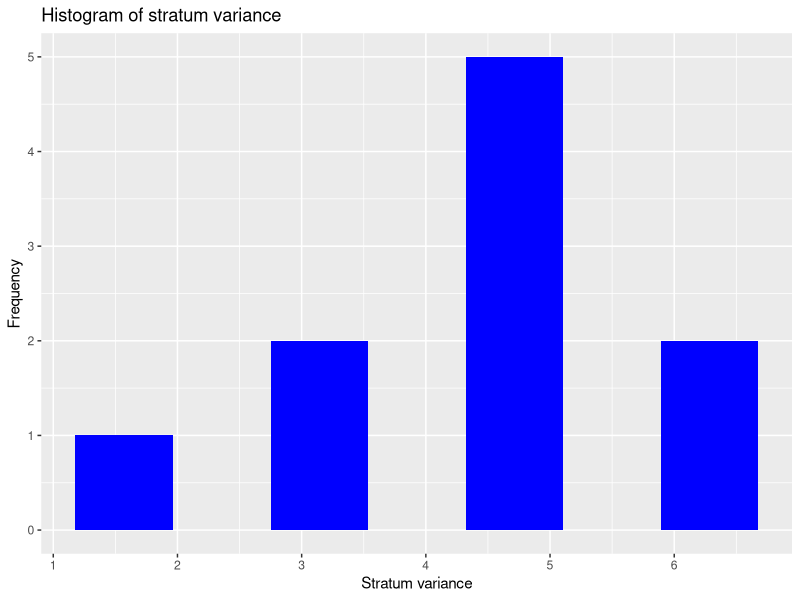
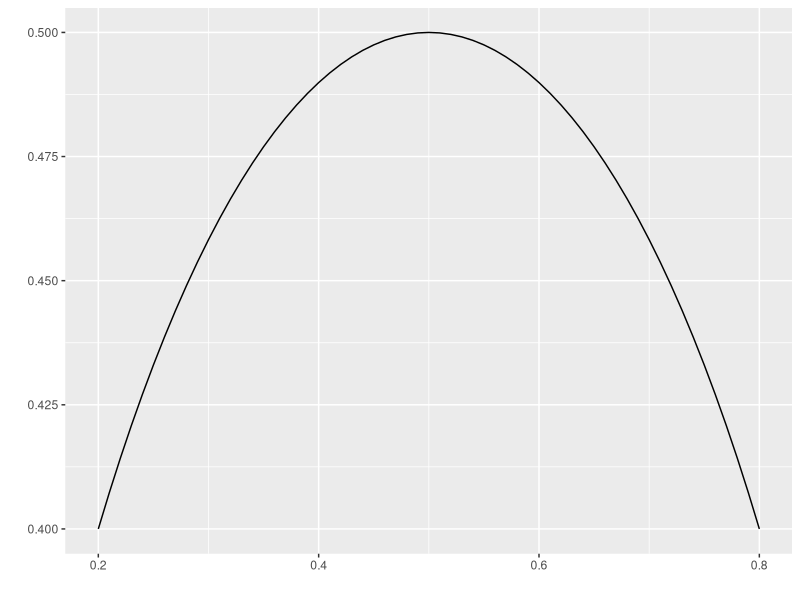

Recreate these plots in R, in order. (Note: this script raises an error after producing the figures.)
## ---- chunk 1
knitr::opts_chunk$set(echo = FALSE)
## ---- chunk 2
# install packages
if(!require('dslabs')){install.packages('dslabs')}
if(!require('tidyverse')){install.packages('tidyverse', dependencies = TRUE)}
if(!require('ggrepel')){install.packages('ggrepel')}
if(!require('matrixStats')){install.packages('matrixStats')}

# load libraries
library(dslabs)
library(tidyverse)
library(ggrepel)
library(matrixStats)

set.seed(145616516)
S.sq = rgamma(n = 10, 10,2)
df = data.frame(S.sq)
denom = sum(S.sq^2)
numer = sum((S.sq - mean(S.sq))^2)
## ---- chunk 3
df %>%  ggplot(aes(S.sq)) +
  geom_histogram(bins = 7, fill = "blue") +
  xlab("Stratum variance") +
  ylab("Frequency") +
  ggtitle("Histogram of stratum variance")
## ---- chunk 4
x1 = seq(0.2,0.8,0.01)
y1 = sqrt(x1*(1-x1))
tdf2 = data.frame(x1=x1,y1=y1)
ggplot(tdf2) + aes(x=x1, y=y1) + geom_line() + xlab("") + ylab("")
## ---- chunk 5
library(knitr)
include_graphics("./figs/l4_table1.pdf")
## ---- chunk 6
library(knitr)
include_graphics("./figs/l4_table2.png")
